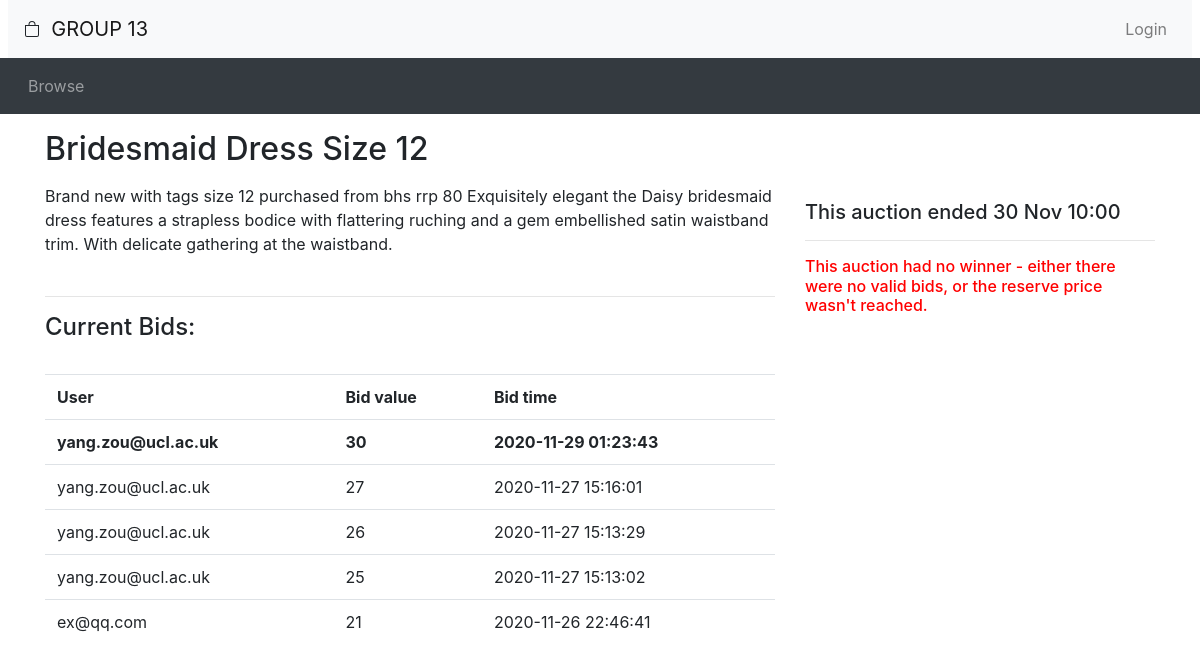
The page /auction/listing.php?item_id=2 on the database as committed earlier.
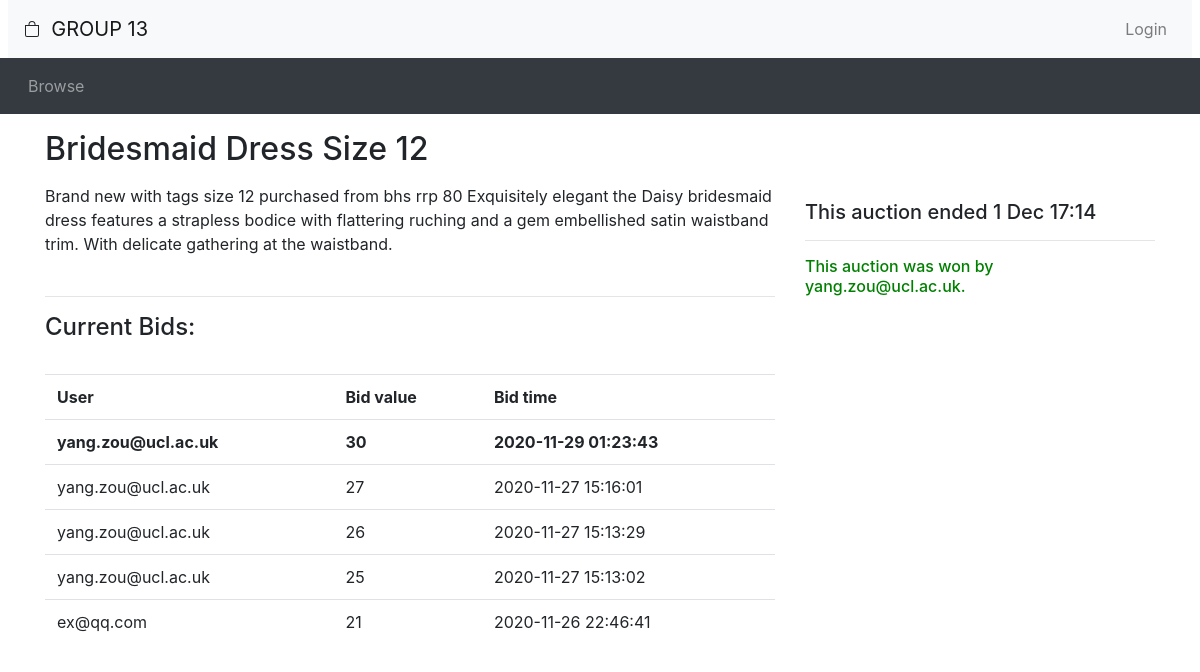
The same page on the database as committed later.
### tables this page shows
CREATE TABLE IF NOT EXISTS `auction` (
  `auctionNo` int(10) UNSIGNED NOT NULL AUTO_INCREMENT,
  `auctionStatus` tinyint(1) NOT NULL DEFAULT '1',
  `category` varchar(35) NOT NULL DEFAULT 'Other',
  `title` varchar(100) NOT NULL DEFAULT 'Unnamed Auction',
  `auctionDescription` text,
  `startingPrice` int(10) UNSIGNED NOT NULL,
  `reservePrice` int(10) UNSIGNED NOT NULL DEFAULT '0',
  `increments` int(10) UNSIGNED NOT NULL DEFAULT '1',
  `startDate` datetime NOT NULL,
  `endDate` datetime NOT NULL,
  `sellerId` int(11) UNSIGNED NOT NULL,
  PRIMARY KEY (`auctionNo`),
  KEY `sellerId` (`sellerId`)
);

CREATE TABLE IF NOT EXISTS `buyer` (
  `buyerId` int(10) UNSIGNED NOT NULL AUTO_INCREMENT,
  `email` varchar(255) NOT NULL,
  `password` varchar(255) NOT NULL,
  `firstName` varchar(35) NOT NULL,
  `lastName` varchar(35) NOT NULL,
  `level` tinyint(3) UNSIGNED NOT NULL DEFAULT '0',
  PRIMARY KEY (`buyerId`),
  UNIQUE KEY `email` (`email`)
);

CREATE TABLE IF NOT EXISTS `bid` (
  `bidNo` int(10) UNSIGNED NOT NULL AUTO_INCREMENT,
  `bidStatus` tinyint(1) NOT NULL DEFAULT '1',
  `bidAmount` int(10) UNSIGNED NOT NULL,
  `bidTime` datetime NOT NULL,
  PRIMARY KEY (`bidNo`)
);

### auction/listing.php (the view, shortened to what this page needs)
<?php require_once("header.php")?>
<?php
  $item_id = $_GET['item_id'];
  $query1 = ("SELECT a.title, a.auctionDescription, MAX(b.bidAmount), a.endDate, startingPrice, auctionStatus  FROM auction AS a, bid AS b, createbid AS c
WHERE b.bidNo = c.bidNo and a.auctionNo = c.auctionNo and a.auctionNo = '$item_id'");
  $result1 = mysqli_query($connection, $query1);
  $row1 = mysqli_fetch_row ($result1);
  $title = $row1[0];
  $auction_status = $row1[5];
  $description = $row1[1];
  $end_time = new DateTime($row1[3]);
  $query2 = ("SELECT COUNT(b.bidAmount) FROM auction AS a, bid AS b, createbid AS c
WHERE b.bidNo = c.bidNo and a.auctionNo = c.auctionNo and a.auctionNo = '$item_id'");
  $result2 = mysqli_query($connection, $query2);
  $row2 = mysqli_fetch_row ($result2);
  $num_bids = $row2[0];
  $now = new DateTime();
?>
<div class="container">
<div class="row">
  <div class="col-sm-8">
    <h2 class="my-3"><?php echo($title); ?></h2>
  </div>
</div>
<div class="row">
  <div class="col-sm-8">
    <div class="itemDescription">
    <?php echo($description); ?>
    </div>
      <?php
      $query3 = "SELECT d.email , b.bidAmount, b.bidTime FROM auction AS a, bid AS b, createbid AS c, buyer AS d
WHERE b.bidNo = c.bidNo and a.auctionNo = c.auctionNo and a.auctionNo = '$item_id' and c.buyerId = d.buyerId ORDER BY b.bidTime DESC";
      $result3 = mysqli_query($connection, $query3);;
      $row3 = mysqli_fetch_row ($result3);
      if ($num_bids >0) {echo "<br><hr><h4>Current Bids: </h4>"."<br><table class=\"table\"><tr><td><strong>User</strong></td><td><strong>Bid value</strong></td><td><strong>Bid time</strong></td></tr>";;
      $counter = 0;
      while ($row3) {
          if ($counter == 0 ) {
              echo "<tr><td><strong>$row3[0]</strong></td><td><strong>$row3[1]</strong></td><td><strong>$row3[2]</strong></td></tr>";
          }
          else {
            echo "<tr><td>$row3[0]</td><td>$row3[1]</td><td>$row3[2]</td></tr>";
          }
          $row3 = mysqli_fetch_row ($result3);
          $counter = $counter+1;
        }
          echo "</table><br>";
      }
      else {
        echo "<br><hr><h4 style=\"color:red\">No bids!</hr>";
      }
?>
  </div>
  <div class="col-sm-4">
    <p>
<?php if ($now > $end_time && $auction_status == 0): ?>
<?php $fetch_winner_query = "SELECT email FROM buyer WHERE buyerId = (SELECT buyerId FROM winner WHERE auctionNo = '$item_id') ";
      $fetch_winner = mysqli_fetch_row(mysqli_query($connection, $fetch_winner_query)); ?>
     <h5>This auction ended <?php echo(date_format($end_time, 'j M H:i')) ?></h5><hr>
     <?php if (!$fetch_winner) {
        echo "<h6 style=\"color:red\">This auction had no winner - either there were no valid bids, or the reserve price wasn't reached.</h6>";
      }
      else {
        echo "<h6 style=\"color:green\">This auction was won by $fetch_winner[0].";
      }
      ?>
<?php endif ?>
  </div>
</div>

Rows that differ between the two databases and show on the page:
changed auction "Bridesmaid Dress Size 12": endDate "30 Nov 10:00" → "1 Dec 17:14"
shown differently, row unchanged: buyer "yang.zou@ucl.ac.uk": email (not shown) → "yang.zou@ucl.ac.uk"
Other text that changed with them:
text no longer shown: "This auction had no winner - either there were no valid bids, or the reserve price wasn't reached."
text now shown: "This auction was won by ."
